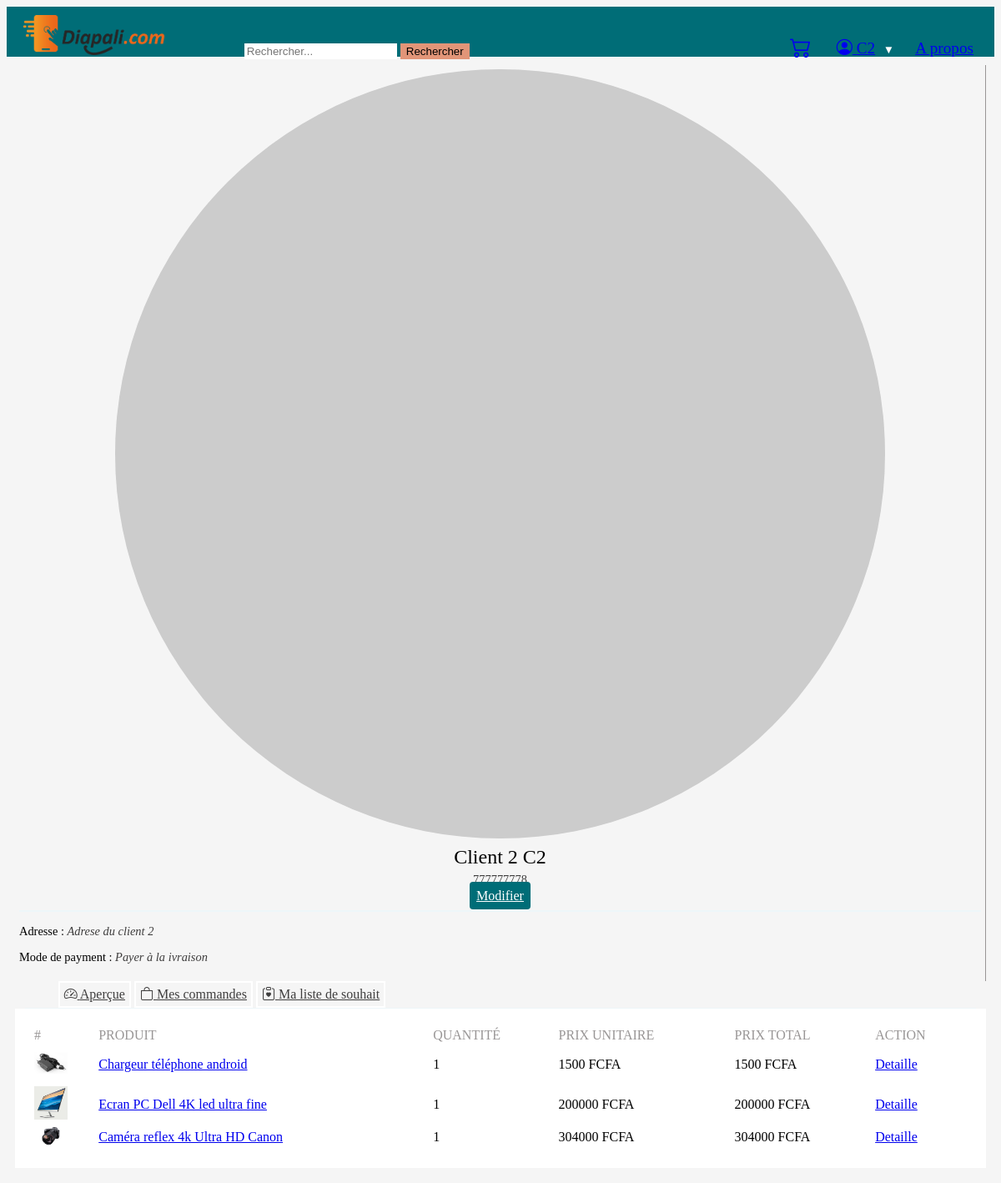
The app's page /pages/profile.php?url=detailleCommande&c=9 (signed in) with its own data.
### tables this page shows
CREATE TABLE `Commande_product`(
    `id` INT PRIMARY KEY AUTO_INCREMENT,
    `Commande_id` INT,
    `Product_id`INT,
    `quantity` INT,
    `priceU` FLOAT,
    `priceT` FLOAT,
    `etat` ENUM('En cours', 'En attente', 'Livré'),
    CONSTRAINT FOREIGN KEY (`Commande_id`) REFERENCES `Commande`(`id`),
    CONSTRAINT FOREIGN KEY (`Product_id`) REFERENCES `Product`(`id`)
);

CREATE TABLE `Product`(
    `id` INT PRIMARY KEY AUTO_INCREMENT,
    `nom` VARCHAR(255),
    `price` FLOAT,
    `Category_id` INT,
    `img` VARCHAR(100),
    `descr` TEXT,
    `stock_actuel` INT(11),
    `stock_min` INT(11),
    `date_expiration` DATE NULL,
    `is_promo` INT(11) NULL,
    `promo` INT(11) NULL,
    `updated_at` DATETIME,
    `created_at` DATETIME,
    `color` VARCHAR(255) NULL,
    `size` VARCHAR(255) NULL,
    `pointure` VARCHAR(255) NULL,
    `dimensions` VARCHAR(255) NULL,
    `User_id` INT(11),
    `ventes` INT(11),
    `is_active` INT(11),
    CONSTRAINT FOREIGN KEY (`Category_id`) REFERENCES `Category`(`id`),
    CONSTRAINT FOREIGN KEY (`User_id`) REFERENCES `User`(`id`)
);

### src/Autoload/Autoloader.php (called while the page is built, shortened)
<?php
class Autoloader
{
    static function Autoload($class)
    {
        if (strpos($class, __NAMESPACE__ . '\\') === 0) {
            $class = str_replace(__NAMESPACE__ . '\\', '', $class);
        }
    }
}

### src/Bdd/Bdd.php (called while the page is built, shortened)
<?php
class Bdd
{
    public function connect()
    {
        try {
            $connect = new \PDO(
                'mysql:host=localhost;dbname=ecommerce;charset=utf8',
                'root',
                ''
            );
        } catch (\PDOException $exception) {
            echo $exception->getMessage();
            exit('Erreur de connexion à la base de données');
        }
        return $connect;
    }
}

### src/Entity/Commande.php (called while the page is built, shortened)
<?php
class Commande{
    public function getDb()
    {
        $bdd = new Bdd();
        $this->database = $bdd->connect();
        return $this->database;
    }
    public function getProductByCommandeId($commandeId)
    {
        $result = $this->getDb()->prepare("SELECT *, Commande_product.id as idProductCommande FROM Commande_product LEFT JOIN Product ON Commande_product.Product_id=Product.id JOIN Commande ON Commande_product.Commande_id=Commande.id WHERE  Commande_product.Commande_id = ?");
        $result->execute(array($commandeId));
        $commande = $result->fetchAll(\PDO::FETCH_ASSOC);
        return $commande;
    }
}

### pages/inc/commandeDetaille.php (the view, shortened to what this page needs)
<?php
$getCommande = new Commande();
if(isset($_GET['c']) and !empty($_GET['c'])){
    $productCommande = $getCommande->getProductByCommandeId($_GET['c']);
}else{
    $productCommande = null;
    $erreur = "Desolé cette commande n'est pas disponible !";
}
if($productCommande != null): ?>
 <div class="container shadow-1 rounded-1 admin admin-commandeDetaille mt-3">
    <div class="table table-striped admin-table-list">
        <table class="table">
            <thead>
                <tr>
                    <th>#</th>
                    <th>Produit</th>
                    <th>Quantité</th>
                    <th>Prix unitaire</th>
                    <th>Prix total</th>
                    <th>Action</th>
                </tr>
            </thead>
            <tbody>
                <?php foreach($productCommande as $product): ?>
                    <tr>
                        <td><img src="../assets/images/Product/<?= $product['img'] ?>" alt="image du produit" width="30px"></td>
                        <td><a href="/pages/product.php?product=<?= $product['Product_id'] ?>"><?= $product['nom'] ?></a></td>
                        <td><?= $product['quantity'] ?></td>
                        <td><?= $product['priceU'] ?> <span class="suffix">FCFA</span></td>
                        <td><?= $product['priceT'] ?> <span class="suffix">FCFA</span></td>
                        <td><a href="../pages/product.php?product=<?= $product['Product_id'] ?>">Detaille</a></td>
                    </tr>
                <?php endforeach ?>
            </tbody>
        </table>
    </div>
 </div>
<?php endif ?>

### assets/style/stylesheets/screen.css (style rules this page uses)
* { box-sizing: border-box; }
.admin { background: #fff; padding: 10px; }
.admin-table-list { padding: 10px; }
.admin-table-list table { width: 100%; margin: auto; }
.admin-table-list table thead tr th { text-align: left; color: #999696; text-transform: uppercase; font-weight: 500; }
.admin-table-list table tbody tr td img { width: 40px; }
body { background: #f5f5f5; }

### records on screen
commande_product: Product.img (picture), Product.nom "Chargeur téléphone android", quantity "1", priceU "1500", priceT "1500"
commande_product: Product.img (picture), Product.nom "Ecran PC Dell 4K led ultra fine", quantity "1", priceU "200000", priceT "200000"
commande_product: Product.img (picture), Product.nom "Caméra reflex 4k Ultra HD Canon", quantity "1", priceU "304000", priceT "304000"

### other values on screen
$_SESSION['user']['nom'] "C2"
$_SESSION['user']['prenom'] "Client 2"
$_SESSION['user']['tel'] "777777778"
$_SESSION['user']['adresse'] "Adrese du client 2"
